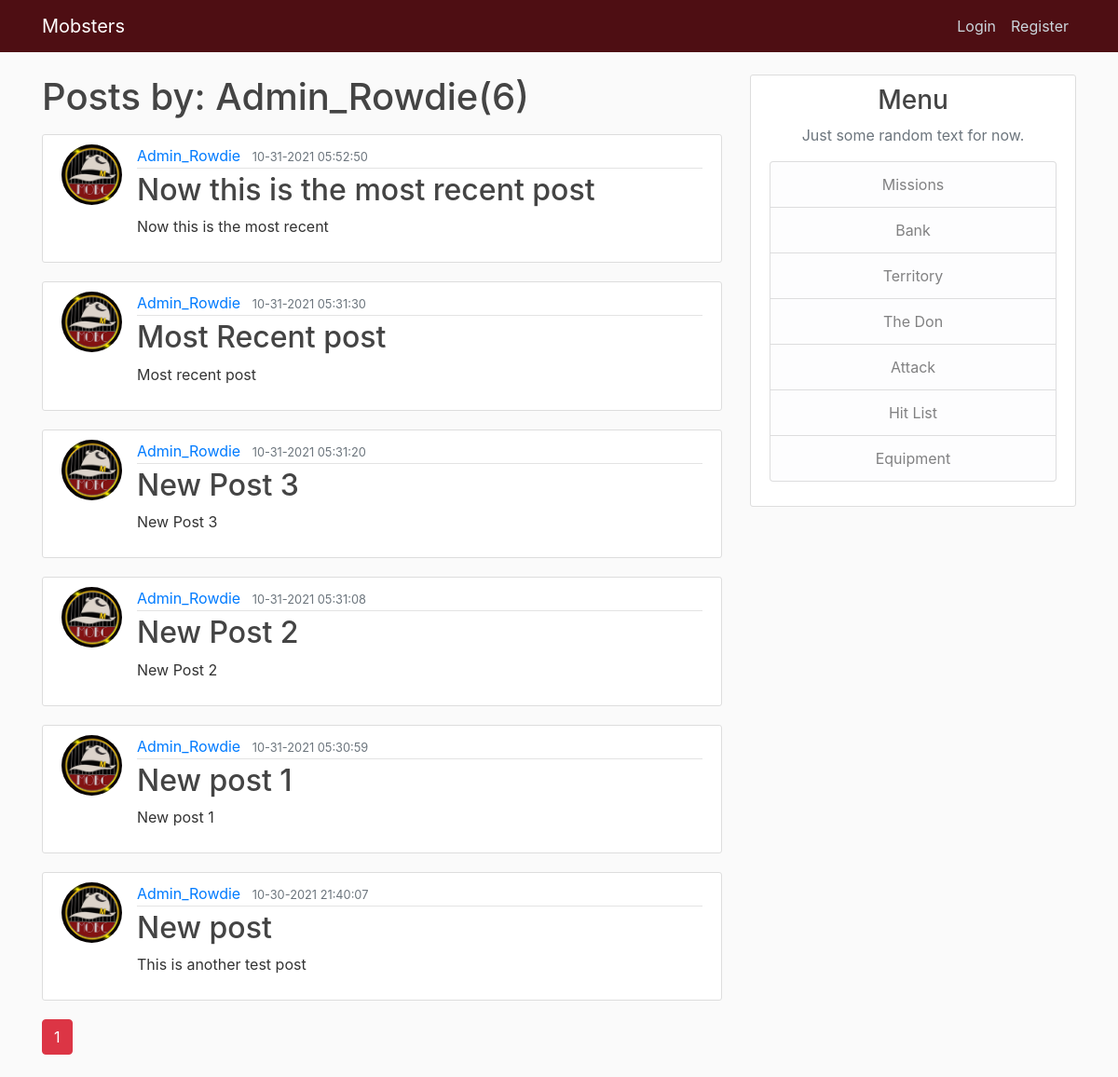
Screenshot of /user/Admin_Rowdie with the database file from the repository.
### mobster/models.py (models this page shows, shortened)
class User(db.Model, UserMixin):
    id = db.Column(db.Integer, primary_key=True)
    username = db.Column(db.String(20), unique=True, nullable=False)
    email = db.Column(db.String(120), unique=True, nullable=False)
    image_file = db.Column(db.String(20), nullable=False, default='default.jpg')
    password = db.Column(db.String(60), nullable=False)
    posts = db.relationship('Post', backref='author', lazy=True)

class Post(db.Model):
    id = db.Column(db.Integer, primary_key=True)
    title = db.Column(db.String(100), nullable=False)
    date_posted = db.Column(db.DateTime, nullable=False, default=datetime.utcnow)
    content = db.Column(db.Text, nullable=False)
    user_id = db.Column(db.Integer, db.ForeignKey('user.id'), nullable=False)

### mobster/routes.py (the view)
@app.route("/user/<string:username>")
def user_pages(username):
    page = request.args.get('page', 1, type=int)
    user = User.query.filter_by(username=username).first_or_404()
    posts = Post.query.filter_by(author=user).order_by(Post.date_posted.desc()).paginate(page=page, per_page=10)
    return render_template('user_pages.html', posts=posts, title=username, user=user)

### mobster/templates/user_pages.html
{% extends "layout.html" %}
{% block body %}
    <h1 class="mb-3">Posts by: {{ user.username }}({{ posts.total }})</h1>
	{% for post in posts.items %}
		<article class="media content-section">
			<img class="rounded-circle article-img" src="{{ url_for('static', filename='images/' + post.author.image_file) }}" alt="Article Image">
			<div class="media-body">
		  		<div class="article-metadata">
					<a class="mr-2" href="{{ url_for('user_pages', username=post.author.username) }}">{{ post.author.username }}</a>
					<small class="text-muted">{{ post.date_posted.strftime('%m-%d-%Y %H:%M:%S') }}</small>
		  		</div>
		  		<h2><a class="article-title" href="{{ url_for('post', post_id=post.id) }}">{{ post.title }}</a></h2>
		  		<p class="article-content">{{ post.content }}</p>
			</div>
	  	</article>
	{% endfor %}
	{% for page_num in posts.iter_pages(left_edge=1, right_edge=1, left_current=1, right_current=2) %}
		{% if page_num %}
		  	{% if posts.page == page_num %}
		  		<a class="btn btn-danger mb-4" href="{{ url_for('user_pages', username=user.username, page=page_num) }}">{{ page_num }}</a>
		  	{% else %}
			  	<a class="btn btn-outline-danger mb-4" href="{{ url_for('index', username=user.username, page=page_num) }}">{{ page_num }}</a>
			{% endif %}
		{% else %}
		  	...
		{% endif %}
	{% endfor %}
{% endblock %}

### mobster/templates/layout.html (shortened to what this page needs)
<!DOCTYPE html>
<html>
	<head>
        <link rel="stylesheet" href="https://stackpath.bootstrapcdn.com/bootstrap/4.3.1/css/bootstrap.min.css">
		<link rel="stylesheet" type="text/css" href="{{ url_for('static', filename='main.css') }}">
	</head>
	<body>
        <header class="site-header">
            <nav class="navbar navbar-expand-md navbar-dark bg-dark-red fixed-top">
                <div class="container">
                    <a class="navbar-brand mr-4" href="/">Mobsters</a>
                    <div class="collapse navbar-collapse" id="navbarToggle">
                        <div class="navbar-nav">
                            {% if current_user.is_authenticated %}
                                <a class="nav-item nav-link" href="{{ url_for('new_post') }}">Create Post</a>
                                <a class="nav-item nav-link" href="{{ url_for('account') }}">My Account</a>
                                <a class="nav-item nav-link" href="{{ url_for('logout') }}">Logout</a>
                            {% else %}
                                <a class="nav-item nav-link" href="{{ url_for('login') }}">Login</a>
                                <a class="nav-item nav-link" href="{{ url_for('register') }}">Register</a>
                            {% endif %}
                        </div>
                    </div>
                </div>
            </nav>
        </header>
        <main role="main" class="container">
            <div class="row">
                <div class="col-md-8">
                    {% block body %}{% endblock %}
                </div>
                <div class="col-md-4">
                    <div class="content-section">
                        <h3 class='centered'>Menu</h3>
                        <p class='text-muted centered'>Just some random text for now.
                        <ul class="list-group">
                            <li class="list-group-item list-group-item-light centered">Missions</li>
                            <li class="list-group-item list-group-item-light centered">Bank</li>
                            <li class="list-group-item list-group-item-light centered">Territory</li>
                            <li class="list-group-item list-group-item-light centered">The Don</li>
                            <li class="list-group-item list-group-item-light centered">Attack</li>
                            <li class="list-group-item list-group-item-light centered">Hit List</li>
                            <li class="list-group-item list-group-item-light centered">Equipment</li>
                        </ul>
                        </p>
                    </div>
                </div>
            </div>
        </main>
	</body>
</html>

### mobster/static/main.css (style rules this page uses)
body { background: #fafafa; color: #333333; margin-top: 5rem; }
h1, h2, h3, h4, h5, h6 { color: #444444; }
.bg-dark-red { background-color: #4e0e13; }
.centered { text-align: center; }
.site-header .navbar-nav .nav-link { color: #cbd5db; }
.content-section { background: #ffffff; padding: 10px 20px; border: 1px solid #dddddd; border-radius: 3px; margin-bottom: 20px; }
.article-title { color: #444444; }
.article-content { white-space: pre-line; }
.article-img { height: 65px; width: 65px; margin-right: 16px; }
.article-metadata { padding-bottom: 1px; margin-bottom: 4px; border-bottom: 1px solid #e3e3e3 }

### rows the page displays
User: username "Admin_Rowdie"
Post: image_file (placeholder picture), author.username "Admin_Rowdie", date_posted "10-31-2021 05:52:50", title "Now this is the most recent post", content "Now this is the most recent"
Post: image_file (placeholder picture), author.username "Admin_Rowdie", date_posted "10-31-2021 05:31:30", title "Most Recent post", content "Most recent post"
Post: image_file (placeholder picture), author.username "Admin_Rowdie", date_posted "10-31-2021 05:31:20", title "New Post 3", content "New Post 3"
Post: image_file (placeholder picture), author.username "Admin_Rowdie", date_posted "10-31-2021 05:31:08", title "New Post 2", content "New Post 2"
Post: image_file (placeholder picture), author.username "Admin_Rowdie", date_posted "10-31-2021 05:30:59", title "New post 1", content "New post 1"
Post: image_file (placeholder picture), author.username "Admin_Rowdie", date_posted "10-30-2021 21:40:07", title "New post", content "This is another test post"

### other values shown
{{ posts.total }} "6"
{{ page_num }} "1"
